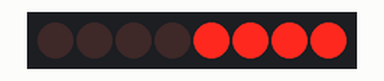
Recording of a sketch running on a simulated Arduino Uno, built with avr-gcc and run on an emulated ATmega328P. Parts: 8 shift-register outputs drawn as a row of LEDs (first output left, lit = HIGH). Wiring (inferred from the names in the program): shift register (74HC595): data pin 11; shift clock pin 12; latch pin 8. Wiring (inferred from the signals the program sends): row of LEDs: on Q0, Q1, Q2, Q3, Q4, Q5, Q6, Q7.

Above: at 0.2 s.
At 0.49 s:
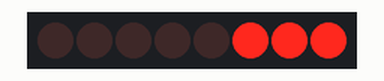
Timing chart, 0 to 3.0 s (numbered marks = the images above):
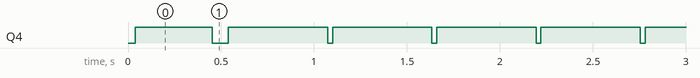

The sketch:

pwmcode.ino
```cpp
const int latchPin = 8;
const int clockPin = 12;
const int dataPin = 11;

void setup() {
  pinMode(latchPin, OUTPUT);
  pinMode(clockPin, OUTPUT);
  pinMode(dataPin, OUTPUT);

}

void loop() {
  displayState();
}

void sendData(int number) {
  digitalWrite(latchPin, LOW);
  shiftOut(dataPin, clockPin, MSBFIRST, number);
  digitalWrite(latchPin, HIGH);
}

byte ledState[] = {1,2,4,8,16,32,64,128};

void displayState() {
  for (int i = 0; i < 128; i++) {
    byte data = B00000000;
    for (int a = 0; a < 8; a++) {
      if (ledState[a] > i)
         bitWrite(data, a, 1);
    }
    sendData(data);
  }
}
```

Measured:
- by itself, Q4: moves between LOW and HIGH, repeating every 0.56 s
- by itself, everything shown: repeats every 3.4 s, in 12 steps
